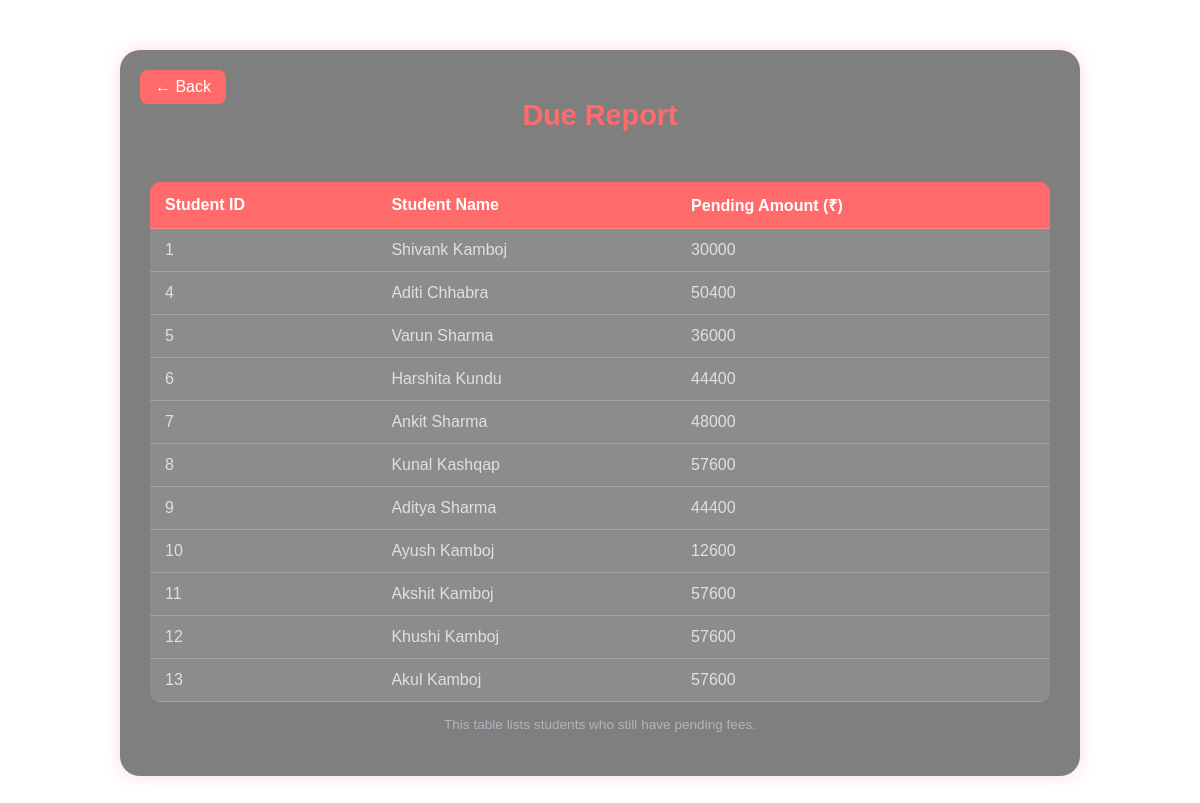
The page /Fee_management/due_report.php (signed in) on the database its author committed.
### tables this page shows
CREATE TABLE `Student` (
  `student_id` int(11) NOT NULL,
  `first_name` varchar(50) NOT NULL,
  `last_name` varchar(50) NOT NULL,
  `dob` date NOT NULL,
  `class` varchar(20) NOT NULL,
  `contact_number` varchar(15) NOT NULL,
  `address` varchar(255) NOT NULL,
  `email` varchar(100) NOT NULL,
  `gender` enum('Male','Female','Other') NOT NULL,
  `created_at` timestamp NOT NULL DEFAULT current_timestamp()
);

CREATE TABLE `Student_fee` (
  `student_id` int(11) NOT NULL,
  `total_fee` int(11) DEFAULT NULL,
  `amount_paid` int(11) DEFAULT NULL,
  `amount_left` int(11) DEFAULT NULL
);

### Fee_management/due_report.php (the view, shortened to what this page needs)
<?php
include("database.php");
$query = "
    SELECT
        s.student_id,
        CONCAT(s.first_name, ' ', s.last_name) AS student_name,
        f.amount_left
    FROM Student s
    LEFT JOIN Student_fee f ON s.student_id = f.student_id
    WHERE f.amount_left != 0
    ORDER BY s.student_id ASC
";
$result = mysqli_query($conn, $query);
?>
<!DOCTYPE html>
<html lang="en">
<head>
</head>
<body>
  <div class="container">
    <a class="back-btn" href="main_menu.php">← Back</a>
    <h1>Due Report</h1>
    <table>
      <thead>
        <tr>
          <th>Student ID</th>
          <th>Student Name</th>
          <th>Pending Amount (₹)</th>
        </tr>
      </thead>
      <tbody>
        <?php
        if (mysqli_num_rows($result) > 0) {
            while ($row = mysqli_fetch_assoc($result)) {
                echo "<tr>";
                echo "<td>" . htmlspecialchars($row['student_id'] ?? '0') . "</td>";
                echo "<td>" . htmlspecialchars($row['student_name'] ?? 'N/A') . "</td>";
                echo "<td>" . htmlspecialchars($row['amount_left'] ?? '0') . "</td>";
                echo "</tr>";
            }
        } else {
            echo "<tr><td colspan='3' style='text-align:center;'>No students with pending fees found.</td></tr>";
        }
        ?>
      </tbody>
    </table>
    <p class="note">This table lists students who still have pending fees.</p>
  </div>
</body>
</html>

### Fee_management/due_report.php (style rules this page uses)
:root { --card-bg: rgba(0, 0, 0, 0.5); --accent: #ff6b6b; --text: #e0e1dd; --table-bg: rgba(255,255,255,0.1); --table-hover: rgba(255,107,107,0.2); }
body { margin: 0; font-family: "Poppins", sans-serif; background: url('https://images.unsplash.com/photo-1503676260728-1c00da094a0b') no-repeat center center/cover; display: flex; justify-content: center; align-items: flex-start; min-height: 100vh; padding-top: 50px; color: var(--text); }
.container { width: 90%; max-width: 900px; background: var(--card-bg); padding: 30px; border-radius: 20px; box-shadow: 0 0 15px rgba(255, 107, 107, 0.25); backdrop-filter: blur(8px); position: relative; }
h1 { text-align: center; color: var(--accent); margin-bottom: 15px; font-size: 1.8rem; }
.back-btn { position: absolute; top: 20px; left: 20px; padding: 8px 15px; background-color: var(--accent); color: #fff; text-decoration: none; border-radius: 8px; transition: background 0.3s; }
table { width: 100%; border-collapse: collapse; background-color: var(--table-bg); border-radius: 10px; overflow: hidden; margin-top: 50px; }
th, td { padding: 12px 15px; text-align: left; }
th { background-color: var(--accent); color: #fff; }
tr { border-bottom: 1px solid rgba(255,255,255,0.2); transition: background 0.3s; }
.note { text-align: center; margin-top: 15px; font-size: 0.85rem; color: #adb5bd; }

### rows shown on the page
student: student_id "1", student_name "Shivank Kamboj", student_fee.amount_left "30000"
student: student_id "4", student_name "Aditi Chhabra", student_fee.amount_left "50400"
student: student_id "5", student_name "Varun Sharma", student_fee.amount_left "36000"
student: student_id "6", student_name "Harshita Kundu", student_fee.amount_left "44400"
student: student_id "7", student_name "Ankit Sharma", student_fee.amount_left "48000"
student: student_id "8", student_name "Kunal Kashqap", student_fee.amount_left "57600"
student: student_id "9", student_name "Aditya Sharma", student_fee.amount_left "44400"
student: student_id "10", student_name "Ayush Kamboj", student_fee.amount_left "12600"
student: student_id "11", student_name "Akshit Kamboj", student_fee.amount_left "57600"
student: student_id "12", student_name "Khushi Kamboj", student_fee.amount_left "57600"
student: student_id "13", student_name "Akul Kamboj", student_fee.amount_left "57600"
